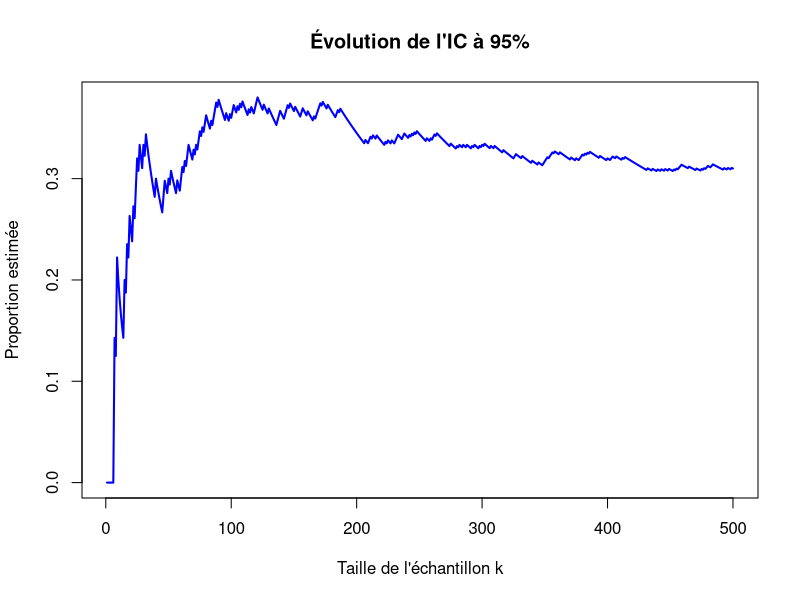

Write the R code that produced this figure. (Note: this script raises an error after producing the figure.)
## ---- chunk 1
knitr::opts_chunk$set(echo = TRUE)
## ---- chunk 2
# Définition des paramètres
p <- 0.3
n <- 500

# Génération d'un échantillon de taille n suivant une loi de Bernoulli B(p)
x <- rbinom(n, size = 1, prob = p)

# Affichage des premières valeurs pour vérification
head(x)

## ---- chunk 3
# Calcul des moyennes cumulées
moy.taille <- cumsum(x) / (1:n)

# Affichage des premières valeurs pour vérification
head(moy.taille)
plot(1:n, moy.taille, type = "l", col = "blue", lwd = 2,
     xlab = "Taille de l'échantillon k", ylab = "Proportion estimée",
     main = "Évolution de l'IC à 95%")

lines(1:n, Binf.taille, col = "red", lty = 2)  # Borne inférieure
lines(1:n, Bsup.taille, col = "red", lty = 2)  # Borne supérieure
abline(h = p, col = "green", lty = 2)  # Ligne horizontale à p = 0.3
legend("topright", legend = c("Moyenne", "IC Inf", "IC Sup", "Valeur réelle"),
       col = c("blue", "red", "red", "green"), lty = c(1, 2, 2, 2), lwd = 2)

